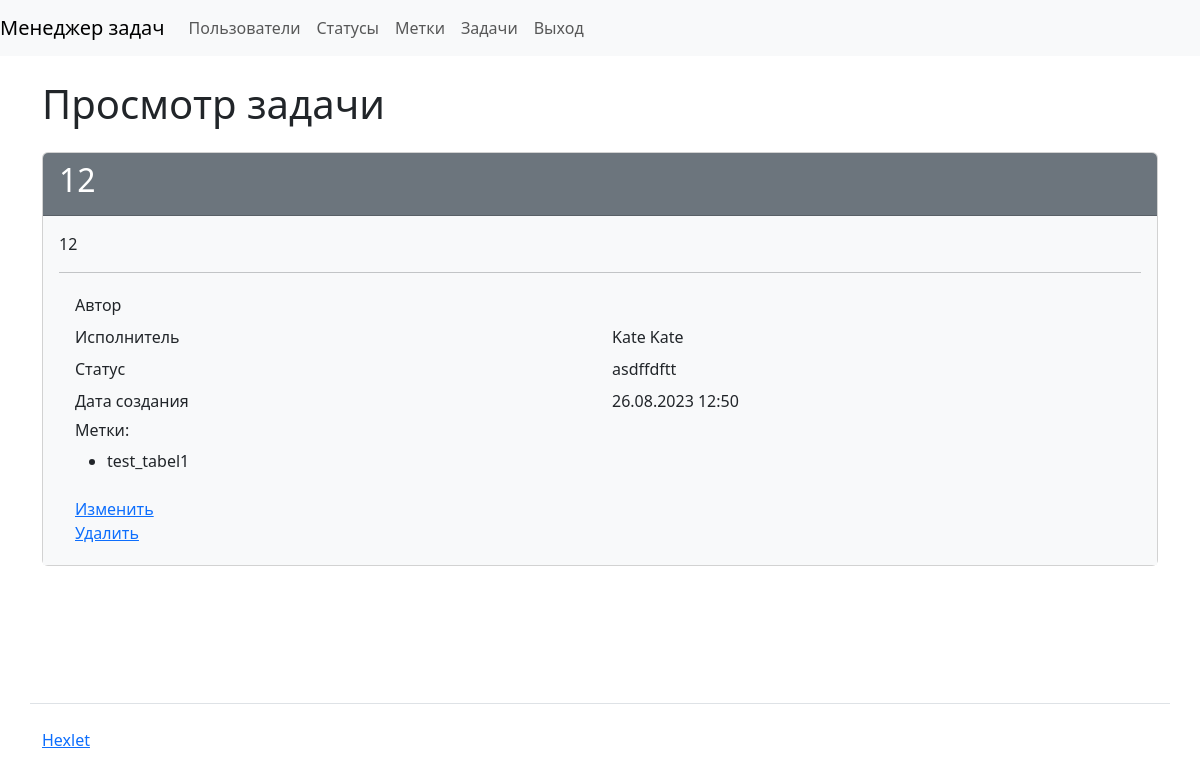
The app's page /tasks/14/ (signed in), older data.
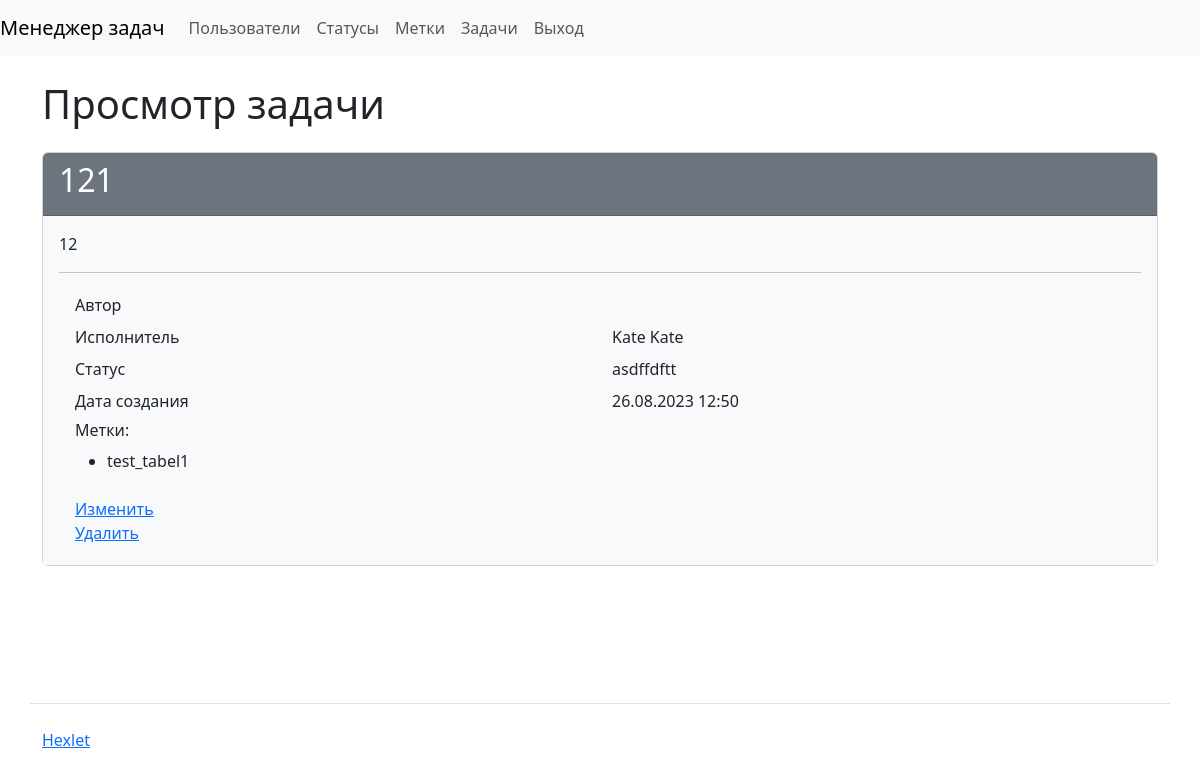
The same page, newer data.
### task_manager/tasks/models.py (models this page shows, shortened)
class Task(models.Model):
    name = models.CharField(max_length=255)
    description = models.CharField(max_length=255)
    status = models.ForeignKey(
        Status, on_delete=models.RESTRICT, related_name='tasks'
    )
    author = models.ForeignKey(
        User, on_delete=models.RESTRICT, related_name='tasks_authored'
    )
    executor = models.ForeignKey(
        User, on_delete=models.RESTRICT, related_name='tasks_assigned',
        null=True
    )
    labels = models.ManyToManyField(Label)
    date_joined = DateTimeField(auto_now_add=True)

### task_manager/statuses/models.py (models this page shows)
class Status(models.Model):
    name = models.CharField(max_length=255)
    date_joined = DateTimeField(auto_now_add=True)
    def __str__(self):
        return self.name

### task_manager/tasks/views.py (the view)
# urls.py: path('<int:pk>/', views.TaskGetInfo.as_view(), name='get_task'),
class TaskGetInfo(SpecifiedLoginRequiredMixin, View):
    def get(self, request, *args, **kwargs):
        task_id = kwargs.get('pk')
        task = Task.objects.get(id=task_id)
        form = CreateTaskForm(instance=task)
        return render(request, 'tasks/task.html', {'form': form, 'task': task})

### task_manager/labels/models.py (called while the page is built)
    def __str__(self):
        return self.name

### task_manager/templates/tasks/task.html
{% extends "index.html" %}
{% block content %}
<h1 class="my-4">Просмотр задачи</h1>
    <div class="card">
      <div class="card-header bg-secondary text-white">
        <h2>{{ task.name }}</h2>
      </div>
      <div class="card-body bg-light">
        <p>{{ task.description }}</p>
        <hr>
        <div class="container">
          <div class="row p-1">
            <div class="col">Автор</div>
            <div class="col">{{ task.author }}</div>
          </div>
          <div class="row p-1">
            <div class="col">Исполнитель</div>
            <div class="col">{{ task.executor }}</div>
          </div>
          <div class="row p-1">
            <div class="col">Статус</div>
            <div class="col">{{ task.status }}</div>
          </div>
          <div class="row p-1">
            <div class="col">Дата создания</div>
            <div class="col">{{ task.date_joined|date:'d.m.Y H:i' }}</div>
          </div>
          <div class="row p-1">
            <div class="col">
              <h6>Метки:</h6>
              <ul>
                {% for label in task.labels.all %}
                <li>{{ label }}</li>
                {% endfor %}
              </ul>
            </div>
          </div>
          <div class="row p-1">
            <div class="col">
              <a href="{% url 'edit_task' task.pk %}">Изменить</a>
              <br>
              <a href="{% url 'delete_task' task.pk %}">Удалить</a>
            </div>
          </div>
        </div>
      </div>
    </div>
{% endblock %}

Row changes from the older to the newer data that the page shows:
changed Task "Kate Kate": name "12" → "121"
